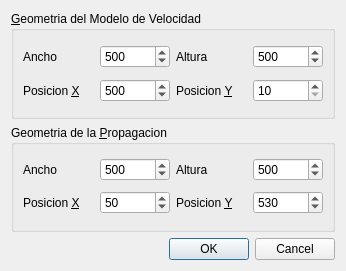
<ui version="4.0" >
 <class>GeoDialog</class>
 <widget class="QWidget" name="GeoDialog" >
  <property name="enabled" >
   <bool>true</bool>
  </property>
  <property name="geometry" >
   <rect>
    <x>0</x>
    <y>0</y>
    <width>346</width>
    <height>271</height>
   </rect>
  </property>
  <property name="sizePolicy" >
   <sizepolicy vsizetype="Fixed" hsizetype="Fixed" >
    <horstretch>0</horstretch>
    <verstretch>0</verstretch>
   </sizepolicy>
  </property>
  <property name="windowTitle" >
   <string>Geometria de Ventana</string>
  </property>
  <layout class="QVBoxLayout" name="verticalLayout" >
   <item>
    <widget class="QGroupBox" name="groupBox" >
     <property name="title" >
      <string>&amp;Geometria del Modelo de Velocidad</string>
     </property>
     <layout class="QGridLayout" name="gridLayout_2" >
      <item row="0" column="0" >
       <widget class="QLabel" name="label" >
        <property name="text" >
         <string>Ancho</string>
        </property>
       </widget>
      </item>
      <item row="0" column="1" >
       <widget class="QSpinBox" name="sbWidth" >
        <property name="minimum" >
         <number>10</number>
        </property>
        <property name="maximum" >
         <number>2048</number>
        </property>
        <property name="singleStep" >
         <number>100</number>
        </property>
        <property name="value" >
         <number>500</number>
        </property>
       </widget>
      </item>
      <item row="0" column="3" >
       <widget class="QLabel" name="label_2" >
        <property name="text" >
         <string>Altura</string>
        </property>
       </widget>
      </item>
      <item row="0" column="4" >
       <widget class="QSpinBox" name="sbHeight" >
        <property name="minimum" >
         <number>10</number>
        </property>
        <property name="maximum" >
         <number>2048</number>
        </property>
        <property name="singleStep" >
         <number>100</number>
        </property>
        <property name="value" >
         <number>500</number>
        </property>
       </widget>
      </item>
      <item row="2" column="0" >
       <widget class="QLabel" name="label_5" >
        <property name="text" >
         <string>Posicion &amp;X</string>
        </property>
        <property name="buddy" >
         <cstring>sbWidthOff2</cstring>
        </property>
       </widget>
      </item>
      <item row="2" column="1" >
       <widget class="QSpinBox" name="sbWidthOff2" >
        <property name="minimum" >
         <number>10</number>
        </property>
        <property name="maximum" >
         <number>2048</number>
        </property>
        <property name="singleStep" >
         <number>100</number>
        </property>
        <property name="value" >
         <number>500</number>
        </property>
       </widget>
      </item>
      <item row="2" column="3" >
       <widget class="QLabel" name="label_6" >
        <property name="text" >
         <string>Posicion &amp;Y</string>
        </property>
        <property name="buddy" >
         <cstring>sbHeightOff2</cstring>
        </property>
       </widget>
      </item>
      <item row="2" column="4" >
       <widget class="QSpinBox" name="sbHeightOff2" >
        <property name="minimum" >
         <number>10</number>
        </property>
        <property name="maximum" >
         <number>2048</number>
        </property>
        <property name="singleStep" >
         <number>100</number>
        </property>
        <property name="value" >
         <number>10</number>
        </property>
       </widget>
      </item>
     </layout>
    </widget>
   </item>
   <item>
    <widget class="QGroupBox" name="groupBox_2" >
     <property name="title" >
      <string>Geometria de la &amp;Propagacion</string>
     </property>
     <layout class="QGridLayout" name="gridLayout" >
      <item row="2" column="0" >
       <widget class="QLabel" name="label_4" >
        <property name="text" >
         <string>Ancho</string>
        </property>
       </widget>
      </item>
      <item row="2" column="1" >
       <widget class="QSpinBox" name="sbWidth_2" >
        <property name="minimum" >
         <number>10</number>
        </property>
        <property name="maximum" >
         <number>2048</number>
        </property>
        <property name="singleStep" >
         <number>100</number>
        </property>
        <property name="value" >
         <number>500</number>
        </property>
       </widget>
      </item>
      <item row="2" column="2" >
       <widget class="QLabel" name="label_3" >
        <property name="text" >
         <string>Altura</string>
        </property>
       </widget>
      </item>
      <item row="2" column="3" >
       <widget class="QSpinBox" name="sbHeight_2" >
        <property name="minimum" >
         <number>10</number>
        </property>
        <property name="maximum" >
         <number>2048</number>
        </property>
        <property name="singleStep" >
         <number>100</number>
        </property>
        <property name="value" >
         <number>500</number>
        </property>
       </widget>
      </item>
      <item row="5" column="0" >
       <widget class="QLabel" name="label_7" >
        <property name="text" >
         <string>Posicion &amp;X</string>
        </property>
        <property name="buddy" >
         <cstring>sbWidthOff1</cstring>
        </property>
       </widget>
      </item>
      <item row="5" column="1" >
       <widget class="QSpinBox" name="sbWidthOff1" >
        <property name="minimum" >
         <number>10</number>
        </property>
        <property name="maximum" >
         <number>2048</number>
        </property>
        <property name="singleStep" >
         <number>100</number>
        </property>
        <property name="value" >
         <number>50</number>
        </property>
       </widget>
      </item>
      <item row="5" column="3" >
       <widget class="QSpinBox" name="sbHeightOff1" >
        <property name="minimum" >
         <number>10</number>
        </property>
        <property name="maximum" >
         <number>2048</number>
        </property>
        <property name="singleStep" >
         <number>100</number>
        </property>
        <property name="value" >
         <number>530</number>
        </property>
       </widget>
      </item>
      <item row="5" column="2" >
       <widget class="QLabel" name="label_8" >
        <property name="text" >
         <string>Posicion &amp;Y</string>
        </property>
        <property name="buddy" >
         <cstring>sbHeightOff1</cstring>
        </property>
       </widget>
      </item>
     </layout>
    </widget>
   </item>
   <item>
    <widget class="QDialogButtonBox" name="buttonBox" >
     <property name="standardButtons" >
      <set>QDialogButtonBox::Cancel|QDialogButtonBox::Ok</set>
     </property>
    </widget>
   </item>
  </layout>
 </widget>
 <resources/>
 <connections/>
</ui>
